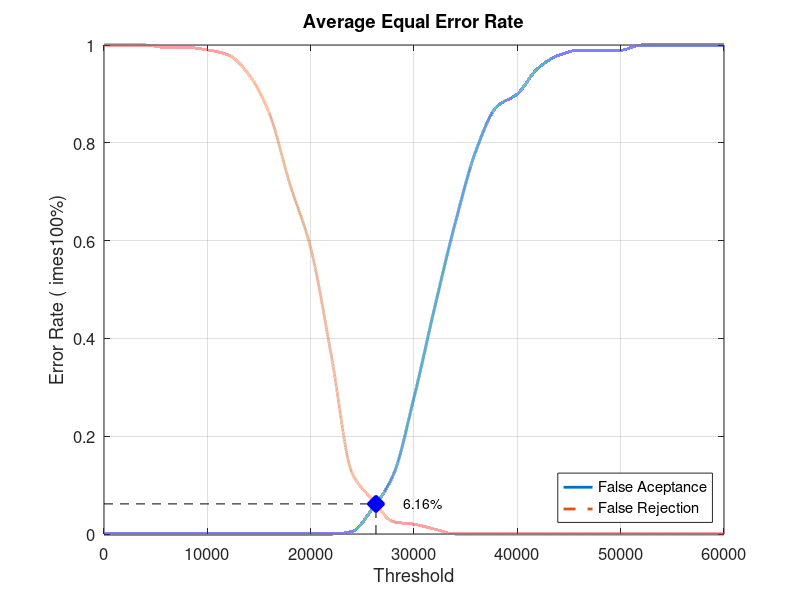
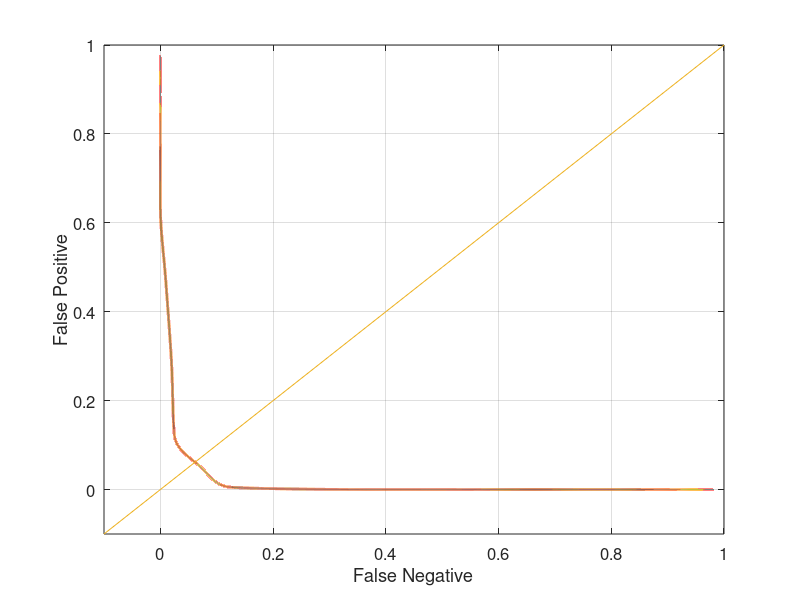

Reproduce these figures in MATLAB, in order.
close all;
clear;
clc;
x = 0:2000:60000;
xq = 0:0.5:60000;

y0 = [0 0 0 0 0 0 0 0 0 0 0 0 0.00526316 0.0526316 0.121053 0.278947 0.463158 0.636842 0.784211 0.873684 0.9 0.952632 0.978947 0.989474 0.989474 0.989474 1 1 1 1 1]
yy0 = interp1(x, y0, xq, 'pchip');
y1 = [1 1 1 0.995 0.995 0.99 0.98 0.94 0.86 0.715 0.585 0.365 0.125 0.07 0.025 0.02 0.01 0 0 0 0 0 0 0 0 0 0 0 0 0 0]
yy1 = interp1(x, y1, xq, 'pchip');

% Calculating EER: 
y2 = abs(y0 - y1);
find(y2 == min(y2))
yy2 = abs(yy0 - yy1);
xEER = find(yy2 == min(yy2));
xEERIndex = xq(xEER) % X-axis EER
yEER = yy0(xEER) % Y-axis EER

main = figure
plot(xq, yy0,'-','LineWidth', 2);	hold on
plot(xq, yy1,'--','LineWidth', 2);	hold on
plot([xEERIndex xEERIndex], [0 yEER], 'k--');	hold on
plot([0 xEERIndex], [yEER yEER], 'k--');	hold on
plot(xEERIndex, yEER, 'bx', 'LineWidth', 10);	hold on
text(xEERIndex + 10 * xEERIndex / 100, yEER, [num2str(round((10000 * yEER)) / 100) '%'])
legend('False Aceptance', 'False Rejection', 'Location', 'SouthEast')
xlabel('Threshold')
ylabel('Error Rate (	imes100%)')
title('Average Equal Error Rate')
set(gca, 'FontSize', 12)
axis([0 60000 0 1])
grid on

print(main, 'Database5_3Main', '-dpng');
FNRxFPR = figure('Color', [1 1 1]);
plot(yy1, yy0, '-', yy1, yy0, 'LineWidth', 2);
hold on
y = -0.1:0.1:1
plot(y, y); 
set(gca, 'FontSize', 12)
xlabel('False Negative')
ylabel('False Positive')
axis([-0.1 1 -0.1 1])
set(gca, 'FontSize', 12)
grid on

print(FNRxFPR, 'Database5_3FNRxFPR','-dpng');
